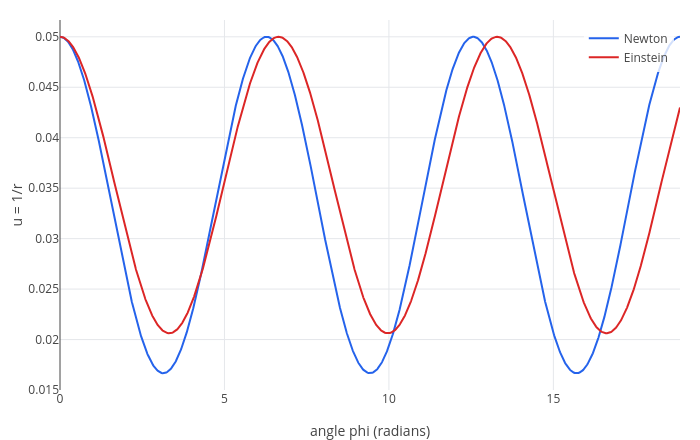

Write notebook code for a chart like this one.
### Markdown cell above
So the two orbit equations are

* Newton: $\;u'' = \dfrac{r_s}{2h^2} - u$
* Einstein: $\;u'' = \dfrac{r_s}{2h^2} - u + \tfrac{3}{2}r_s u^2$

With $c = 1$ the Schwarzschild radius is $r_s = 2GM$, so $r_s/(2h^2)$ is Newton's $GM/h^2$ and $\tfrac32 r_s u^2$ is $3GMu^2$.
The extra term comes from the $-r_sL^2/r^3$ in the potential, the same term that creates the ISCO in section 1.
Compared with $GM/h^2$ it is $3h^2u^2 = 3(v_\perp/c)^2$, three times the squared sideways speed in units of the speed of
light: about $10^{-7}$ for Mercury, but about 0.1 for the orbit below.

### Turning the equation into `odeplot` arguments

`odeplot` solves **first-order** equations, $dy/dt = f(t, y)$. A second-order equation becomes two first-order ones
when the derivative gets its own name. Call $w = u'$; then Newton's equation is

$$u' = w, \qquad w' = \frac{r_s}{2h^2} - u$$

Each argument of `odeplot([w, r_s/(2*h^2)-u], [u w], phi, [1/rp 0], 0, 10*pi, [cos(phi)/u sin(phi)/u])` has a job:

| argument | what it is | here |
|---|---|---|
| `[w, r_s/(2*h^2)-u]` | the right-hand sides: $u'$ and $w'$ | $u' = w$, $w' = r_s/(2h^2) - u$ |
| `[u w]` | the unknowns, in the same order | $u$, then $w = u'$ |
| `phi` | the independent variable, the "time" | the angle $\phi$ |
| `[1/rp 0]` | the unknowns at the start | at perihelion $u = 1/r_p$, and $u' = 0$ because $r$ is at its minimum |
| `0, 10*pi` | where to start and stop | five turns around the Sun |
| `[cos(phi)/u sin(phi)/u]` | what to draw, horizontal and vertical | $x = r\cos\phi$, $y = r\sin\phi$ with $r = 1/u$ |

The comma in `[w, r_s/(2*h^2)-u]` matters: inside brackets a space separates elements, so with a minus sign after a
space, `[w -u]` would be two elements, `w` and `-u`. A comma always works.

We work in units of $r_s$ ($r_s = 1$). Choosing $h = \sqrt{15}$ makes $p = h^2/GM = 2h^2/r_s = 30$, so starting at
$r_p = 20$ gives $e = 0.5$ and the orbit from the picture above. First, before drawing the orbit, look at $u$ itself:
the last argument `[phi u]` puts $\phi$ on the horizontal axis and $u$ on the vertical one:

### Code cell
r_s = 1;
h = sqrt(15);
rp = 20;
un = odeplot([w, r_s/(2*h^2)-u], [u w], phi, [1/rp 0], 0, 6*pi, [phi u]);
ue = odeplot([w, r_s/(2*h^2)+1.5*r_s*u^2-u], [u w], phi, [1/rp 0], 0, 6*pi, [phi u]);
labels(legend(show(un, ue), "Newton", "Einstein"), "angle phi (radians)", "u = 1/r")

### Figure 1 — Plotly figure (JSON) as saved in the notebook; plotly's stock layout.template omitted (floating-point values rounded to 4 significant figures; data arrays with more than 128 entries replaced by an {"elided": "..."} marker saying what was removed)
{"data": [{"line": {"color": "#2563eb", "width": 2}, "mode": "lines", "name": "Newton", "type": "scatter", "x": {"elided": "2753 float values"}, "y": {"elided": "2753 float values"}}, {"line": {"color": "#dc2626", "width": 2}, "mode": "lines", "name": "Einstein", "type": "scatter", "x": {"elided": "2767 float values"}, "y": {"elided": "2767 float values"}}], "layout": {"height": 440, "legend": {"bgcolor": "rgba(255,255,255,0.8)", "x": 0.99, "xanchor": "right", "y": 0.99, "yanchor": "top"}, "margin": {"b": 50, "l": 60, "r": 20, "t": 20}, "showlegend": true, "title": {"text": ""}, "width": 700, "xaxis": {"title": {"text": "angle phi (radians)"}, "zeroline": true}, "yaxis": {"range": [0.015, 0.05167], "title": {"text": "u = 1/r"}, "zeroline": true}}}
